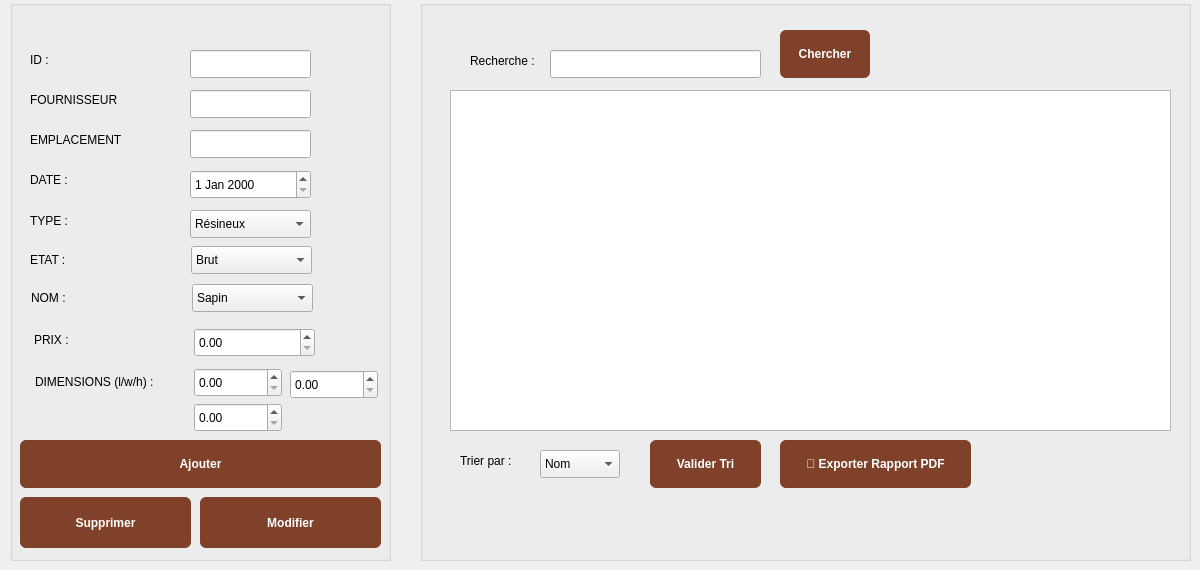
      <widget class="QWidget" name="tab_gestion_7">
       <attribute name="title">
        <string>Gestion Bois</string>
       </attribute>
       <widget class="QGroupBox" name="groupBox_13">
        <property name="geometry">
         <rect>
          <x>10</x>
          <y>0</y>
          <width>381</width>
          <height>561</height>
         </rect>
        </property>
        <property name="title">
         <string/>
        </property>
        <widget class="QLabel" name="label_id_bois">
         <property name="geometry">
          <rect>
           <x>20</x>
           <y>50</y>
           <width>63</width>
           <height>20</height>
          </rect>
         </property>
         <property name="text">
          <string>ID :</string>
         </property>
        </widget>
        <widget class="QLabel" name="label_fourn">
         <property name="geometry">
          <rect>
           <x>20</x>
           <y>90</y>
           <width>121</width>
           <height>20</height>
          </rect>
         </property>
         <property name="text">
          <string>FOURNISSEUR</string>
         </property>
        </widget>
        <widget class="QLabel" name="label_empl">
         <property name="geometry">
          <rect>
           <x>20</x>
           <y>130</y>
           <width>111</width>
           <height>20</height>
          </rect>
         </property>
         <property name="text">
          <string>EMPLACEMENT</string>
         </property>
        </widget>
        <widget class="QLabel" name="label_date_bois">
         <property name="geometry">
          <rect>
           <x>20</x>
           <y>170</y>
           <width>131</width>
           <height>20</height>
          </rect>
         </property>
         <property name="text">
          <string>DATE :</string>
         </property>
        </widget>
        <widget class="QLabel" name="label_type_bois2">
         <property name="geometry">
          <rect>
           <x>20</x>
           <y>210</y>
           <width>91</width>
           <height>21</height>
          </rect>
         </property>
         <property name="text">
          <string>TYPE :</string>
         </property>
        </widget>
        <widget class="QLabel" name="label_etat_bois">
         <property name="geometry">
          <rect>
           <x>20</x>
           <y>250</y>
           <width>171</width>
           <height>20</height>
          </rect>
         </property>
         <property name="text">
          <string>ETAT :</string>
         </property>
        </widget>
        <widget class="QLabel" name="label_nom_bois">
         <property name="geometry">
          <rect>
           <x>21</x>
           <y>288</y>
           <width>141</width>
           <height>20</height>
          </rect>
         </property>
         <property name="text">
          <string>NOM :</string>
         </property>
        </widget>
        <widget class="QLabel" name="label_prix">
         <property name="geometry">
          <rect>
           <x>24</x>
           <y>330</y>
           <width>63</width>
           <height>20</height>
          </rect>
         </property>
         <property name="text">
          <string>PRIX :</string>
         </property>
        </widget>
        <widget class="QLabel" name="label_dimension">
         <property name="geometry">
          <rect>
           <x>25</x>
           <y>372</y>
           <width>151</width>
           <height>20</height>
          </rect>
         </property>
         <property name="text">
          <string>DIMENSIONS (l/w/h) :</string>
         </property>
        </widget>
        <widget class="QLineEdit" name="la_id_13">
         <property name="geometry">
          <rect>
           <x>180</x>
           <y>50</y>
           <width>121</width>
           <height>28</height>
          </rect>
         </property>
        </widget>
        <widget class="QLineEdit" name="la_fournisseur_7">
         <property name="geometry">
          <rect>
           <x>180</x>
           <y>90</y>
           <width>121</width>
           <height>28</height>
          </rect>
         </property>
        </widget>
        <widget class="QLineEdit" name="la_emplacement_7">
         <property name="geometry">
          <rect>
           <x>180</x>
           <y>130</y>
           <width>121</width>
           <height>28</height>
          </rect>
         </property>
        </widget>
        <widget class="QDateEdit" name="la_date_7">
         <property name="geometry">
          <rect>
           <x>180</x>
           <y>170</y>
           <width>121</width>
           <height>29</height>
          </rect>
         </property>
        </widget>
        <widget class="QComboBox" name="la_type_7">
         <property name="geometry">
          <rect>
           <x>180</x>
           <y>210</y>
           <width>121</width>
           <height>28</height>
          </rect>
         </property>
         <item>
          <property name="text">
           <string>Résineux</string>
          </property>
         </item>
         <item>
          <property name="text">
           <string>Feuillu</string>
          </property>
         </item>
         <item>
          <property name="text">
           <string>Exotique</string>
          </property>
         </item>
         <item>
          <property name="text">
           <string>Transformé</string>
          </property>
         </item>
        </widget>
        <widget class="QComboBox" name="la_etat_7">
         <property name="geometry">
          <rect>
           <x>181</x>
           <y>246</y>
           <width>121</width>
           <height>28</height>
          </rect>
         </property>
         <item>
          <property name="text">
           <string>Brut</string>
          </property>
         </item>
         <item>
          <property name="text">
           <string>KD</string>
          </property>
         </item>
         <item>
          <property name="text">
           <string>Raboté</string>
          </property>
         </item>
         <item>
          <property name="text">
           <string>Traité</string>
          </property>
         </item>
         <item>
          <property name="text">
           <string>Chute</string>
          </property>
         </item>
        </widget>
        <widget class="QComboBox" name="la_nom_7">
         <property name="geometry">
          <rect>
           <x>182</x>
           <y>284</y>
           <width>121</width>
           <height>28</height>
          </rect>
         </property>
         <item>
          <property name="text">
           <string>Sapin</string>
          </property>
         </item>
         <item>
          <property name="text">
           <string>Pin</string>
          </property>
         </item>
         <item>
          <property name="text">
           <string>Hêtre</string>
          </property>
         </item>
         <item>
          <property name="text">
           <string>Chêne</string>
          </property>
         </item>
         <item>
          <property name="text">
           <string>Noyer</string>
          </property>
         </item>
        </widget>
        <widget class="QDoubleSpinBox" name="la_prix_7">
         <property name="geometry">
          <rect>
           <x>184</x>
           <y>328</y>
           <width>121</width>
           <height>29</height>
          </rect>
         </property>
        </widget>
        <widget class="QDoubleSpinBox" name="la_l_7">
         <property name="geometry">
          <rect>
           <x>184</x>
           <y>368</y>
           <width>88</width>
           <height>29</height>
          </rect>
         </property>
        </widget>
        <widget class="QDoubleSpinBox" name="la_w_7">
         <property name="geometry">
          <rect>
           <x>280</x>
           <y>370</y>
           <width>88</width>
           <height>29</height>
          </rect>
         </property>
        </widget>
        <widget class="QDoubleSpinBox" name="la_h_7">
         <property name="geometry">
          <rect>
           <x>184</x>
           <y>403</y>
           <width>88</width>
           <height>29</height>
          </rect>
         </property>
        </widget>
        <widget class="QPushButton" name="la_ajouter_7">
         <property name="geometry">
          <rect>
           <x>10</x>
           <y>440</y>
           <width>361</width>
           <height>48</height>
          </rect>
         </property>
         <property name="styleSheet">
          <string notr="true">background-color: #7F4129; color: #FFFFFF; font-weight: bold; border-radius: 6px;</string>
         </property>
         <property name="text">
          <string>Ajouter</string>
         </property>
        </widget>
        <widget class="QPushButton" name="la_modifier_7">
         <property name="geometry">
          <rect>
           <x>190</x>
           <y>497</y>
           <width>181</width>
           <height>51</height>
          </rect>
         </property>
         <property name="styleSheet">
          <string notr="true">background-color: #7F4129; color: #FFFFFF; font-weight: bold; border-radius: 6px;</string>
         </property>
         <property name="text">
          <string>Modifier</string>
         </property>
        </widget>
        <widget class="QPushButton" name="la_supprimer_7">
         <property name="geometry">
          <rect>
           <x>10</x>
           <y>497</y>
           <width>171</width>
           <height>51</height>
          </rect>
         </property>
         <property name="styleSheet">
          <string notr="true">background-color: #7F4129; color: #FFFFFF; font-weight: bold; border-radius: 6px;</string>
         </property>
         <property name="text">
          <string>Supprimer</string>
         </property>
        </widget>
       </widget>
       <widget class="QGroupBox" name="groupBox_10">
        <property name="geometry">
         <rect>
          <x>420</x>
          <y>0</y>
          <width>771</width>
          <height>561</height>
         </rect>
        </property>
        <property name="title">
         <string/>
        </property>
        <widget class="QLabel" name="recherche_3">
         <property name="geometry">
          <rect>
           <x>50</x>
           <y>50</y>
           <width>111</width>
           <height>21</height>
          </rect>
         </property>
         <property name="text">
          <string>Recherche :</string>
         </property>
        </widget>
        <widget class="QLineEdit" name="rech_4">
         <property name="geometry">
          <rect>
           <x>130</x>
           <y>50</y>
           <width>211</width>
           <height>28</height>
          </rect>
         </property>
        </widget>
        <widget class="QPushButton" name="btn_rechercher_4">
         <property name="geometry">
          <rect>
           <x>360</x>
           <y>30</y>
           <width>90</width>
           <height>48</height>
          </rect>
         </property>
         <property name="styleSheet">
          <string notr="true">background-color: #7F4129; color: #FFFFFF; font-weight: bold; border-radius: 6px;</string>
         </property>
         <property name="text">
          <string>Chercher</string>
         </property>
        </widget>
        <widget class="QTableView" name="tab_rech_2">
         <property name="geometry">
          <rect>
           <x>30</x>
           <y>90</y>
           <width>721</width>
           <height>341</height>
          </rect>
         </property>
        </widget>
        <widget class="QLabel" name="trie_3">
         <property name="geometry">
          <rect>
           <x>40</x>
           <y>450</y>
           <width>71</width>
           <height>21</height>
          </rect>
         </property>
         <property name="text">
          <string>Trier par :</string>
         </property>
        </widget>
        <widget class="QComboBox" name="la_tri_7">
         <property name="geometry">
          <rect>
           <x>120</x>
           <y>450</y>
           <width>80</width>
           <height>28</height>
          </rect>
         </property>
         <item>
          <property name="text">
           <string>Nom</string>
          </property>
         </item>
         <item>
          <property name="text">
           <string>Date</string>
          </property>
         </item>
         <item>
          <property name="text">
           <string>Type</string>
          </property>
         </item>
         <item>
          <property name="text">
           <string>Etat</string>
          </property>
         </item>
         <item>
          <property name="text">
           <string>Prix</string>
          </property>
         </item>
        </widget>
        <widget class="QPushButton" name="btn_trier_4">
         <property name="geometry">
          <rect>
           <x>230</x>
           <y>440</y>
           <width>111</width>
           <height>48</height>
          </rect>
         </property>
         <property name="styleSheet">
          <string notr="true">background-color: #7F4129; color: #FFFFFF; font-weight: bold; border-radius: 6px;</string>
         </property>
         <property name="text">
          <string>Valider Tri</string>
         </property>
        </widget>
        <widget class="QPushButton" name="la_pdf_9">
         <property name="geometry">
          <rect>
           <x>360</x>
           <y>440</y>
           <width>191</width>
           <height>48</height>
          </rect>
         </property>
         <property name="styleSheet">
          <string notr="true">background-color: #7F4129; color: #FFFFFF; font-weight: bold; border-radius: 6px;</string>
         </property>
         <property name="text">
          <string>📄 Exporter Rapport PDF</string>
         </property>
        </widget>
       </widget>
      </widget>
